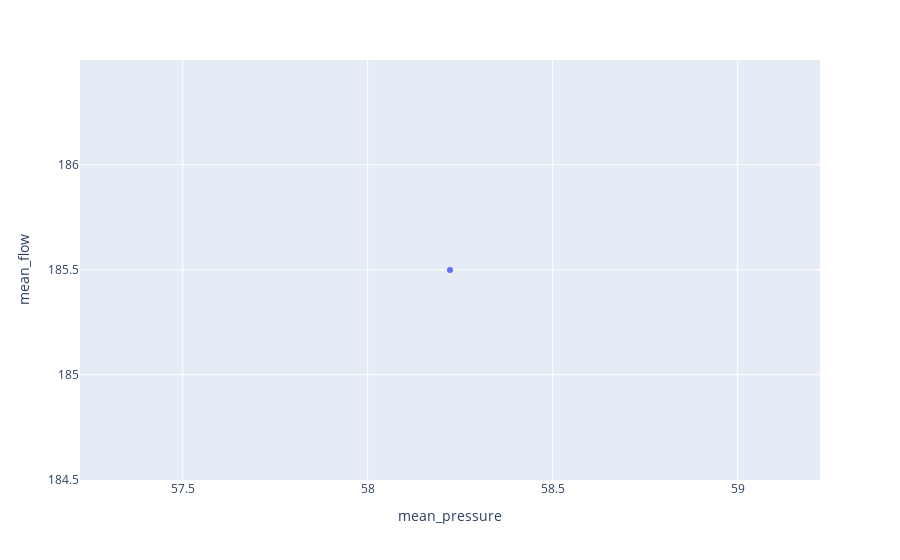

The code cell stored with this chart in its notebook:
### Code cell
px.scatter(df, x="mean_pressure", y="mean_flow")

### Figure 1 — Plotly figure (JSON) as saved in the notebook; plotly's stock layout.template omitted (floating-point values rounded to 4 significant figures)
{"data": [{"hovertemplate": "mean_pressure=%{x}<br>mean_flow=%{y}<extra></extra>", "legendgroup": "", "marker": {"color": "#636efa", "symbol": "circle"}, "mode": "markers", "name": "", "orientation": "v", "showlegend": false, "type": "scatter", "x": [58.22], "xaxis": "x", "y": [185.5], "yaxis": "y"}], "layout": {"legend": {"tracegroupgap": 0}, "margin": {"t": 60}, "xaxis": {"anchor": "y", "domain": [0, 1], "title": {"text": "mean_pressure"}}, "yaxis": {"anchor": "x", "domain": [0, 1], "title": {"text": "mean_flow"}}}}
